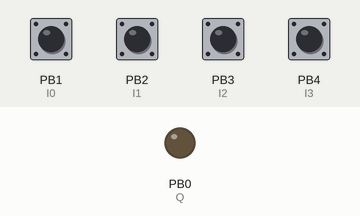
Recording of a sketch running on a simulated ATtiny85, built with avr-gcc and run on an emulated ATtiny85. On the bench: output pins drawn as LEDs (lit = HIGH). The inputs (shaded band) are chosen by the test bench; at power-on: PB1 (I0), PB2 (I1), PB3 (I2), PB4 (I3) HIGH.

Above: at 1.2 s.
1.3 s: PB1 (I0) pulled LOW for 0.15 s
At 1.37 s:
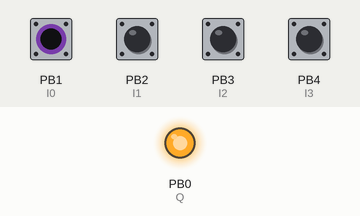
Timing chart, 0 to 4.3 s (numbered marks = the images above; inputs shaded):
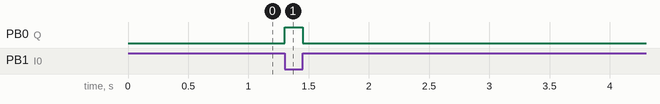

Measured:
- after the input at 1.3 s, PB0 (Q): LOW → HIGH at once, → LOW 0.15 s later

The sketch:

Four_Input_Xor_Gate.ino
```cpp
#define Q 0
#define I0 1
#define I1 2
#define I2 3
#define I3 4

void setup()
{
  pinMode(Q, OUTPUT);
  pinMode(I0, INPUT_PULLUP);
  pinMode(I1, INPUT_PULLUP);
  pinMode(I2, INPUT_PULLUP);
  pinMode(I3, INPUT_PULLUP);
}

void loop()
{
  digitalWrite(Q, digitalRead(I0) ^ digitalRead(I1) ^ digitalRead(I2) ^ digitalRead(I3));

}
```
